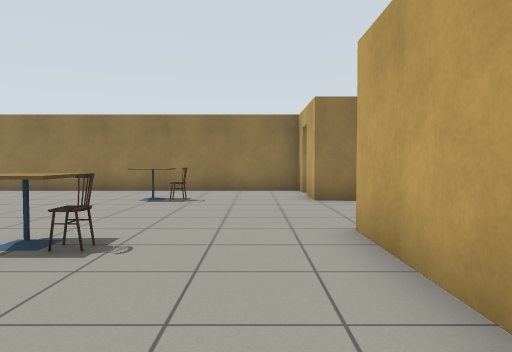
View 1 (above)

16 first-person views from a walk through a robot-simulator world made for Gazebo. The camera is 0.9 m above the floor, tilts 2° down and sees 70° across. The floor is counted in squares, 1 m on a side. Each view is taken from the middle of a square. On the plan, view 1 faces up. The plan holds only what a view shows up to about 12 squares ahead; the rest is blank. Gazebo's built-in surfaces are drawn with simple patterns. Some surface patterns are stand-ins.

View 2
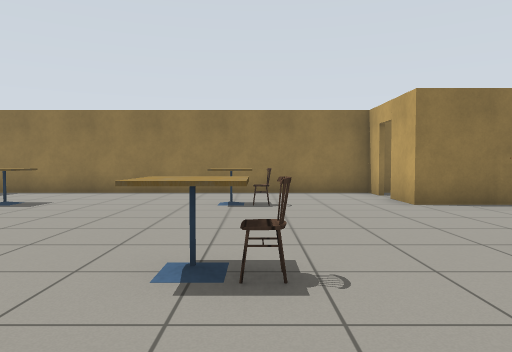

View 3
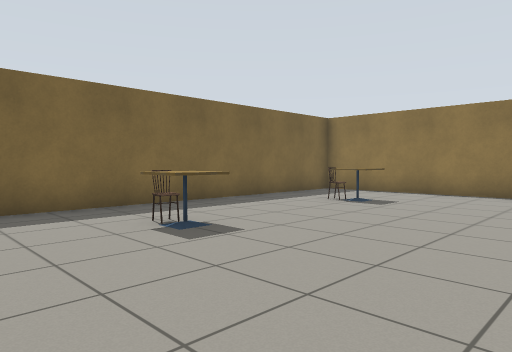

View 4
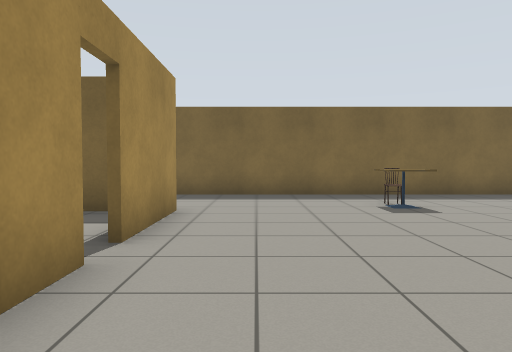

View 5
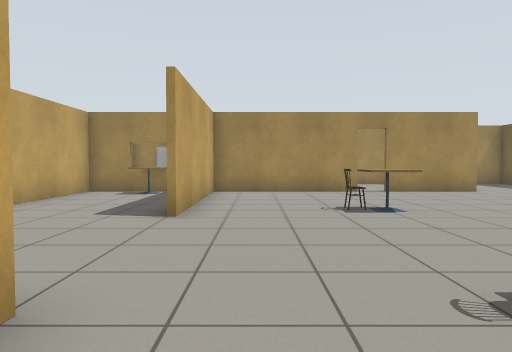

View 6
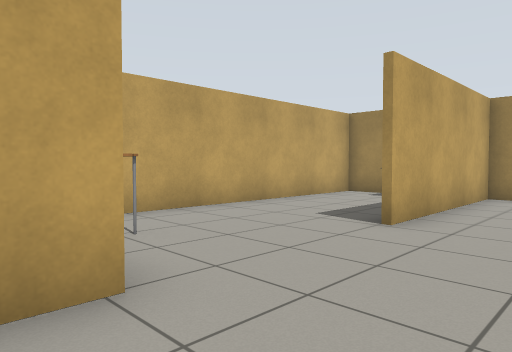

View 7
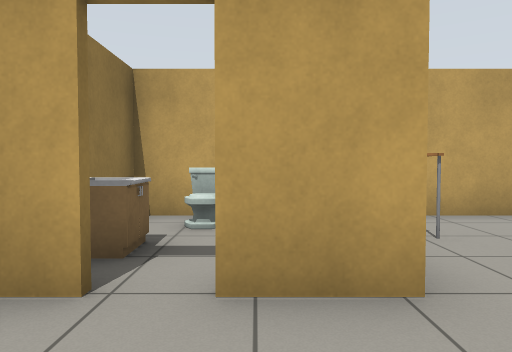

View 8
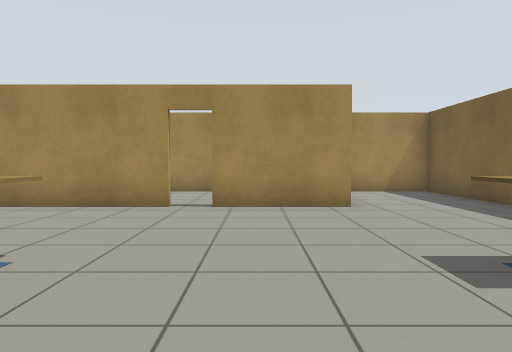

View 9
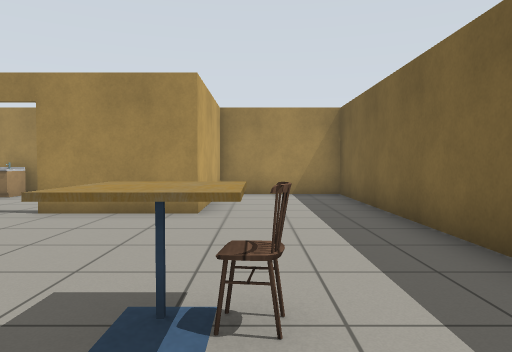

View 10
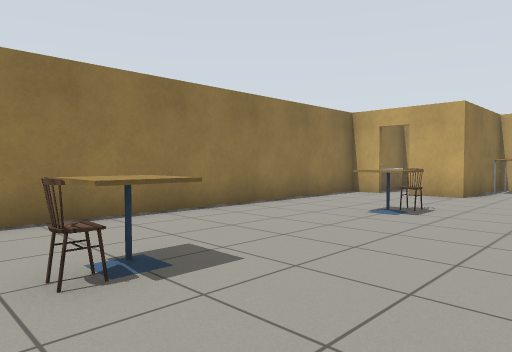

View 11
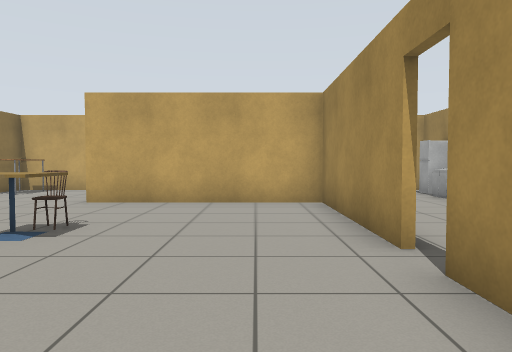

View 12
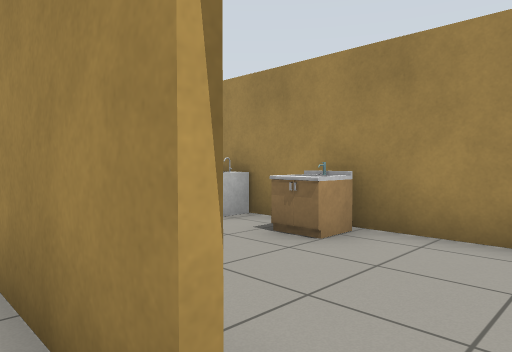

View 13
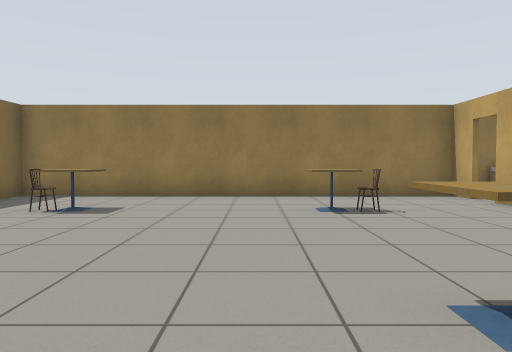

View 14
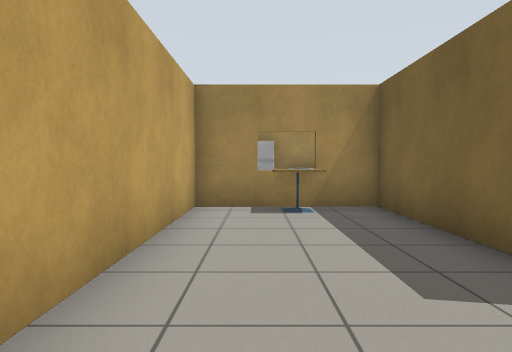

View 15
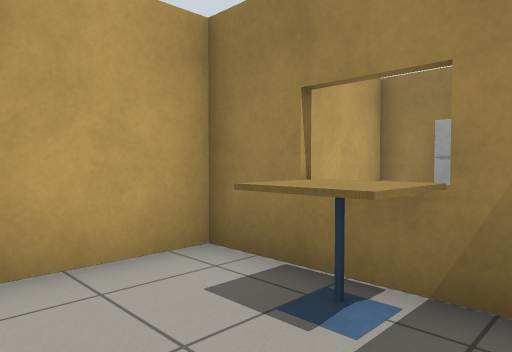

View 16
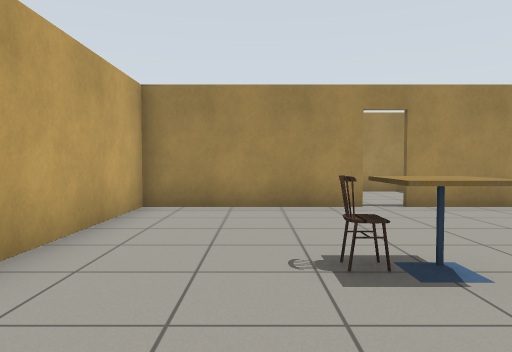

### Floor plan
Points are (right, up) in squares from view 1. A wall is a line through its corners. A room is listed if a view was taken in it or the views show most of it. See-through windows are left out.
Room 1 (views 1, 2, 3, 4, 5, 6, 7, 8, 9, 10, 11, 12, 13, 14, 15, 16)
walls: (1.5, 3.5) (1.5, -0.6); (-3.2, -0.5) (5.3, -0.5) (5.3, 8.9) (1.4, 8.9) (1.4, 10.4); (1.4, -0.6) (1.4, 5); (1.4, 11.1) (1.4, 12.1) (-10.4, 12.1) (-10.4, -4.6) (-7, -4.6) (-7, -0.5) (-4, -0.5)
ways out: open door at (-3.5, -1) to room 2; open door at (1, 11) to room 3; gap at (2, 10) to room 3
objects: chair (-8, 4); chair (-8, 9); cafe table (-7, 4); cafe table (-7, 9); cafe table (-3, 4); cafe table (-3, 9); chair (-2, 4); chair (-2, 9); cafe table (3, 0); table (4, 8) to (5, 8)
Room 2 (no view inside)
walls: (-5.8, -4.6) (5.3, -4.6) (5.3, -2.4); (-6.8, -1.7) (-6.8, -2.2)
ways out: open door at (-3.5, -1) to room 1
objects: sink (-1, -4); counter (1, -4) to (2, -4); fridge (3, -4) to (4, -4)
Room 3 (no view inside)
walls: (5.3, 10.6) (5.3, 12.1) (1.9, 12.1)
ways out: open door at (1, 11) to room 1; gap at (2, 10) to room 1
objects: sink (2, 11) to (3, 12); toilet (4, 11)

Positions as (right, up) in squares from view 1, and headings:
1: (0, 0), facing up
2: (-2, 1), facing up
3: (-3, 1), facing up-left
4: (0, 1), facing left
5: (0, 11), facing down
6: (-1, 10), facing down-right
7: (-1, 10), facing right
8: (-5, 7), facing down
9: (-8, 6), facing down
10: (-9, 6), facing up-right
11: (-7, 1), facing right
12: (-4, 0), facing down-right
13: (-4, 2), facing up
14: (4, 7), facing down
15: (2, 2), facing down-right
16: (-1, 7), facing down
